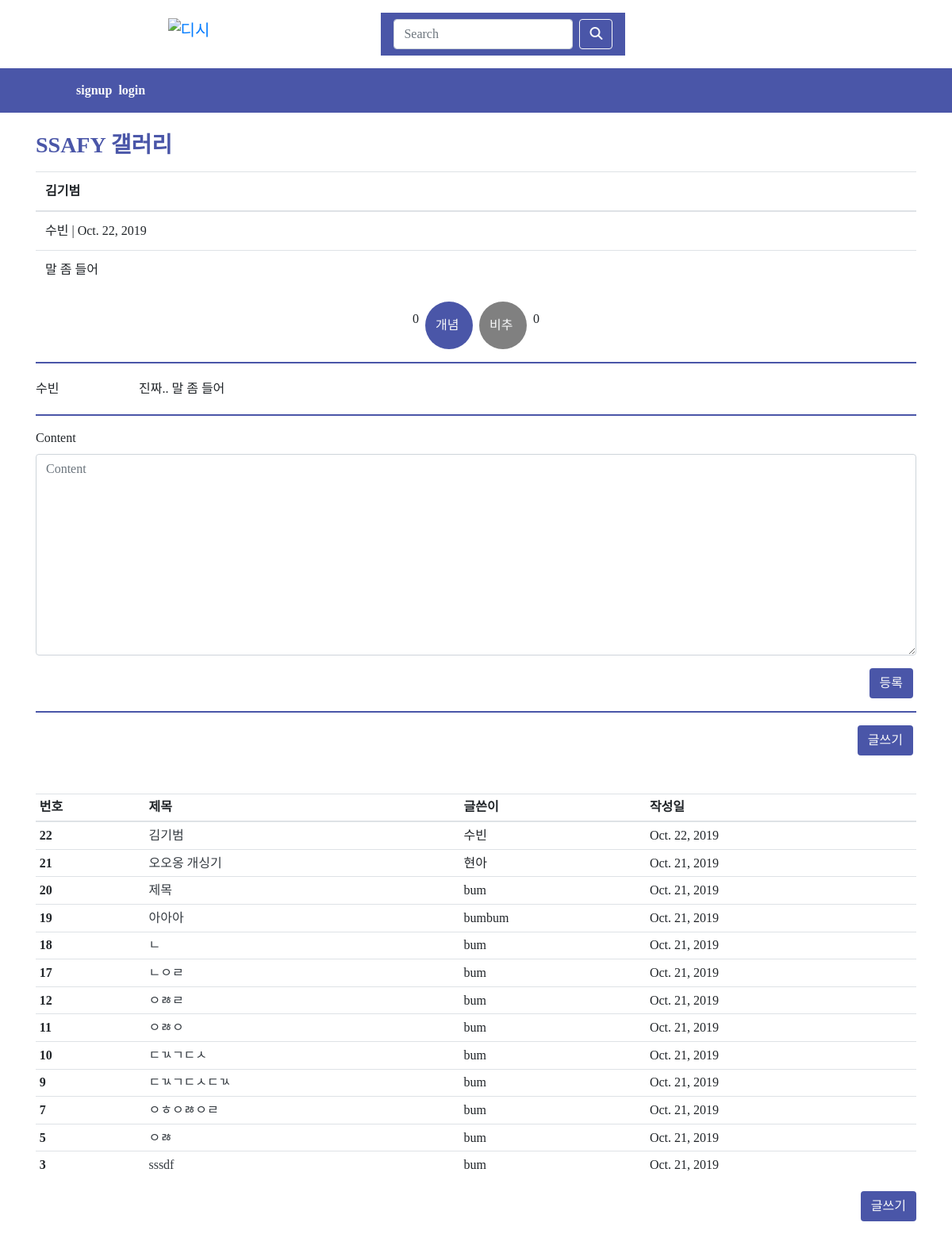
The app's page /22/detail with its own data.
### posts/models.py (models this page shows)
class Post(models.Model):
    id = models.AutoField(primary_key=True)
    title = models.CharField(max_length=50)
    content = models.TextField()
    date = models.DateField(auto_now=True)
    edit_time = models.DateField(auto_now_add=True)
    user = models.ForeignKey(settings.AUTH_USER_MODEL,
                             on_delete=models.CASCADE)
    like_users = models.ManyToManyField(settings.AUTH_USER_MODEL, related_name="like_posts")
    hate_users = models.ManyToManyField(settings.AUTH_USER_MODEL, related_name="hate_posts")

class Comment(models.Model):
    id = models.AutoField(primary_key=True)
    user = models.ForeignKey(settings.AUTH_USER_MODEL, on_delete=models.CASCADE)
    post = models.ForeignKey(Post, on_delete=models.CASCADE)
    content = models.CharField(max_length=100)

### posts/views.py (the view)
# urls.py: path('<int:id>/detail', views.detail, name='detail'),
def detail(request, id):
    post = get_object_or_404(Post, id=id)
    posts = Post.objects.all().order_by('-id')
    comment_form = CommentForm()
    context = {
        'posts': posts,
        'post': post,
        'comment_form': comment_form,
    }
    return render(request, 'posts/detail.html', context)

### posts/forms.py
class CommentForm(forms.ModelForm):
    content = forms.CharField(widget=forms.Textarea)
    class Meta:
        model = Comment
        fields = ('content',)

### posts/templates/posts/detail.html (shortened to what this page needs)
{% extends 'base.html' %}
{% load bootstrap4 %}
{% block body %}
  <h3 class="mt-4" style="color: #4A56A8; font-weight: bold;">SSAFY 갤러리</h3>
  <table class="table my-3">
    <thead>
      <tr>
        <th scope="col">{{post.title}}</th>
      </tr>
    </thead>
    <tbody>
      <tr>
        <td>{{post.user}} | {{post.edit_time}}</td>
      </tr>
      <tr>
        <td>{{post.content}}</td>
      </tr>
    </tbody>
  </table>
  <div class="d-flex justify-content-center align-items-center">
    <p class="mx-1">{{ post.like_users.count }}</p>
    <a href="{% url 'posts:like' post.id %}" class="btn text-light mx-1 rounded-circle d-flex align-items-center" style="background-color: #4A56A8; width: 60px; height: 60px;" type="submit">개념</a>
    <a href="{% url 'posts:hate' post.id %}" class="btn text-light mx-1 rounded-circle d-flex align-items-center" style="background-color: gray; width: 60px; height: 60px;" type="submit">비추</a>
    <p class="mx-1">{{ post.hate_users.count }}</p>
  </div>
  <hr class="mb-3" style="border-color: #4A56A8; border-width: 2px;">
  {% for comment in post.comment_set.all %}
    <div class="d-inline-flex align-items-center my-1">
      <div style="width: 130px;">{{comment.user}}</div>
      <div class="d-flex justify-content-between align-items-center" style="width: 955px;">
        <div>{{comment.content}}</div>
      </div>
    </div>
  {% endfor %}
  <hr class="mb-3" style="border-color: #4A56A8; border-width: 2px;">
  <form action="{% url 'posts:comment_create' post.id %}" method="POST">
    {% bootstrap_form comment_form %}
    <div class="d-flex flex-row-reverse">
    <input class="btn text-light mx-1" style="background-color: #4A56A8;" type="submit" value="등록">
    </div>
  </form>
  <hr class="mb-3" style="border-color: #4A56A8; border-width: 2px;">
  <div class="d-flex flex-row-reverse">
    <a href="{% url 'posts:create' %}" class="btn text-light mx-1" style="background-color: #4A56A8;">글쓰기</a>
  </div>
  <table class="table mt-5 table-sm">
    <thead>
      <tr>
        <th scope="col">번호</th>
        <th scope="col">제목</th>
        <th scope="col">글쓴이</th>
        <th scope="col">작성일</th>
      </tr>
    </thead>
    <tbody>
      {% for post in posts %}
      <tr>
        <th scope="row">{{post.id}}</th>
        <td><a class="text-dark" href="{% url 'posts:detail' post.id %}">{{post.title}}</a></td>
        <td>{{post.user}}</td>
        <td>{{post.date}}</td>
      </tr>
      {% endfor %}
    </tbody>
  </table>
  <div class="d-flex flex-row-reverse mb-3">
    <a href="{% url 'posts:create' %}" class="btn text-light" style="background-color: #4A56A8;">글쓰기</a>
  </div>
{% endblock %}

### dc/templates/base.html (style rules this page uses)
body { font-family: '굴림'; }

### records on screen
Post: title "김기범", user "수빈", edit_time "Oct. 22, 2019", content "말 좀 들어", like_users.count "0", hate_users.count "0", id "22", date "Oct. 22, 2019"
Comment: user "수빈", content "진짜.. 말 좀 들어"
Post: id "21", title "오오옹 개싱기", user "현아", date "Oct. 21, 2019"
Post: id "20", title "제목", user "bum", date "Oct. 21, 2019"
Post: id "19", title "아아아", user "bumbum", date "Oct. 21, 2019"
Post: id "18", title "ㄴ", user "bum", date "Oct. 21, 2019"
Post: id "17", title "ㄴㅇㄹ", user "bum", date "Oct. 21, 2019"
Post: id "12", title "ㅇㅀㄹ", user "bum", date "Oct. 21, 2019"
Post: id "11", title "ㅇㅀㅇ", user "bum", date "Oct. 21, 2019"
Post: id "10", title "ㄷㄳㄱㄷㅅ", user "bum", date "Oct. 21, 2019"
Post: id "9", title "ㄷㄳㄱㄷㅅㄷㄳ", user "bum", date "Oct. 21, 2019"
Post: id "7", title "ㅇㅎㅇㅀㅇㄹ", user "bum", date "Oct. 21, 2019"
Post: id "5", title "ㅇㅀ", user "bum", date "Oct. 21, 2019"
Post: id "3", title "sssdf", user "bum", date "Oct. 21, 2019"
